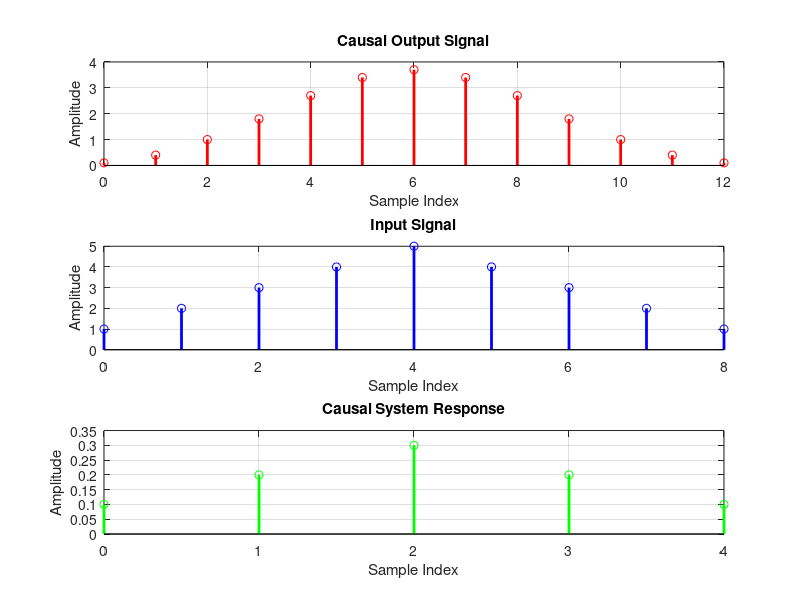

Write the MATLAB code that produced this figure.
h = [0.1, 0.2, 0.3, 0.2, 0.1];
x = [1, 2, 3, 4, 5, 4, 3, 2, 1];
y = conv(x, h);
subplot(3,1,1);
stem(0:length(y)-1, y, 'r', 'LineWidth', 2); grid on;
title('Causal Output Signal');xlabel('Sample Index');ylabel('Amplitude');
subplot(3,1,2); 
stem(0:length(x)-1, x, 'b', 'LineWidth', 2); grid on;
title('Input Signal');
xlabel('Sample Index');ylabel('Amplitude');
subplot(3,1,3); 
stem(0:length(h)-1, h, 'g', 'LineWidth', 2); grid on;
title('Impulse Response');
xlabel('Sample Index');ylabel('Amplitude');
title('Causal System Response');